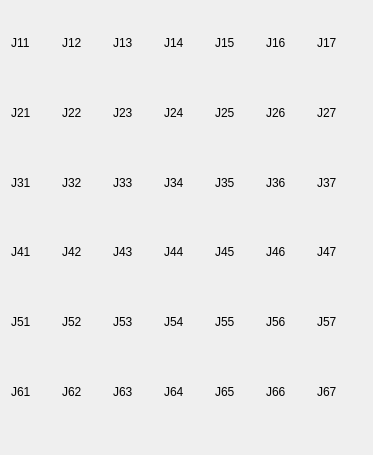
                   <widget class="QWidget" name="scrollAreaWidgetContents">
                    <property name="geometry">
                     <rect>
                      <x>0</x>
                      <y>0</y>
                      <width>373</width>
                      <height>455</height>
                     </rect>
                    </property>
                    <layout class="QGridLayout" name="gridLayout_18">
                     <item row="0" column="0">
                      <layout class="QGridLayout" name="gridLayout_7">
                       <item row="1" column="4">
                        <widget class="QLabel" name="J25">
                         <property name="text">
                          <string>J25</string>
                         </property>
                        </widget>
                       </item>
                       <item row="3" column="5">
                        <widget class="QLabel" name="J46">
                         <property name="text">
                          <string>J46</string>
                         </property>
                        </widget>
                       </item>
                       <item row="1" column="5">
                        <widget class="QLabel" name="J26">
                         <property name="text">
                          <string>J26</string>
                         </property>
                        </widget>
                       </item>
                       <item row="4" column="5">
                        <widget class="QLabel" name="J56">
                         <property name="text">
                          <string>J56</string>
                         </property>
                        </widget>
                       </item>
                       <item row="0" column="0">
                        <widget class="QLabel" name="J11">
                         <property name="text">
                          <string>J11</string>
                         </property>
                        </widget>
                       </item>
                       <item row="5" column="5">
                        <widget class="QLabel" name="J66">
                         <property name="text">
                          <string>J66</string>
                         </property>
                        </widget>
                       </item>
                       <item row="4" column="3">
                        <widget class="QLabel" name="J54">
                         <property name="text">
                          <string>J54</string>
                         </property>
                        </widget>
                       </item>
                       <item row="3" column="6">
                        <widget class="QLabel" name="J47">
                         <property name="text">
                          <string>J47</string>
                         </property>
                        </widget>
                       </item>
                       <item row="3" column="4">
                        <widget class="QLabel" name="J45">
                         <property name="text">
                          <string>J45</string>
                         </property>
                        </widget>
                       </item>
                       <item row="5" column="4">
                        <widget class="QLabel" name="J65">
                         <property name="text">
                          <string>J65</string>
                         </property>
                        </widget>
                       </item>
                       <item row="4" column="4">
                        <widget class="QLabel" name="J55">
                         <property name="text">
                          <string>J55</string>
                         </property>
                        </widget>
                       </item>
                       <item row="5" column="0">
                        <widget class="QLabel" name="J61">
                         <property name="text">
                          <string>J61</string>
                         </property>
                        </widget>
                       </item>
                       <item row="5" column="6">
                        <widget class="QLabel" name="J67">
                         <property name="text">
                          <string>J67</string>
                         </property>
                        </widget>
                       </item>
                       <item row="4" column="6">
                        <widget class="QLabel" name="J57">
                         <property name="text">
                          <string>J57</string>
                         </property>
                        </widget>
                       </item>
                       <item row="2" column="6">
                        <widget class="QLabel" name="J37">
                         <property name="text">
                          <string>J37</string>
                         </property>
                        </widget>
                       </item>
                       <item row="1" column="6">
                        <widget class="QLabel" name="J27">
                         <property name="text">
                          <string>J27</string>
                         </property>
                        </widget>
                       </item>
                       <item row="0" column="6">
                        <widget class="QLabel" name="J17">
                         <property name="text">
                          <string>J17</string>
                         </property>
                        </widget>
                       </item>
                       <item row="0" column="5">
                        <widget class="QLabel" name="J16">
                         <property name="text">
                          <string>J16</string>
                         </property>
                        </widget>
                       </item>
                       <item row="0" column="4">
                        <widget class="QLabel" name="J15">
                         <property name="text">
                          <string>J15</string>
                         </property>
                        </widget>
                       </item>
                       <item row="0" column="3">
                        <widget class="QLabel" name="J14">
                         <property name="text">
                          <string>J14</string>
                         </property>
                        </widget>
                       </item>
                       <item row="0" column="2">
                        <widget class="QLabel" name="J13">
                         <property name="text">
                          <string>J13</string>
                         </property>
                        </widget>
                       </item>
                       <item row="0" column="1">
                        <widget class="QLabel" name="J12">
                         <property name="text">
                          <string>J12</string>
                         </property>
                        </widget>
                       </item>
                       <item row="3" column="0">
                        <widget class="QLabel" name="J41">
                         <property name="text">
                          <string>J41</string>
                         </property>
                        </widget>
                       </item>
                       <item row="2" column="0">
                        <widget class="QLabel" name="J31">
                         <property name="text">
                          <string>J31</string>
                         </property>
                        </widget>
                       </item>
                       <item row="3" column="1">
                        <widget class="QLabel" name="J42">
                         <property name="text">
                          <string>J42</string>
                         </property>
                        </widget>
                       </item>
                       <item row="2" column="1">
                        <widget class="QLabel" name="J32">
                         <property name="text">
                          <string>J32</string>
                         </property>
                        </widget>
                       </item>
                       <item row="4" column="1">
                        <widget class="QLabel" name="J52">
                         <property name="text">
                          <string>J52</string>
                         </property>
                        </widget>
                       </item>
                       <item row="5" column="1">
                        <widget class="QLabel" name="J62">
                         <property name="text">
                          <string>J62</string>
                         </property>
                        </widget>
                       </item>
                       <item row="5" column="2">
                        <widget class="QLabel" name="J63">
                         <property name="text">
                          <string>J63</string>
                         </property>
                        </widget>
                       </item>
                       <item row="4" column="2">
                        <widget class="QLabel" name="J53">
                         <property name="text">
                          <string>J53</string>
                         </property>
                        </widget>
                       </item>
                       <item row="3" column="2">
                        <widget class="QLabel" name="J43">
                         <property name="text">
                          <string>J43</string>
                         </property>
                        </widget>
                       </item>
                       <item row="2" column="5">
                        <widget class="QLabel" name="J36">
                         <property name="text">
                          <string>J36</string>
                         </property>
                        </widget>
                       </item>
                       <item row="1" column="1">
                        <widget class="QLabel" name="J22">
                         <property name="text">
                          <string>J22</string>
                         </property>
                        </widget>
                       </item>
                       <item row="4" column="0">
                        <widget class="QLabel" name="J51">
                         <property name="text">
                          <string>J51</string>
                         </property>
                        </widget>
                       </item>
                       <item row="2" column="4">
                        <widget class="QLabel" name="J35">
                         <property name="text">
                          <string>J35</string>
                         </property>
                        </widget>
                       </item>
                       <item row="2" column="2">
                        <widget class="QLabel" name="J33">
                         <property name="text">
                          <string>J33</string>
                         </property>
                        </widget>
                       </item>
                       <item row="1" column="2">
                        <widget class="QLabel" name="J23">
                         <property name="text">
                          <string>J23</string>
                         </property>
                        </widget>
                       </item>
                       <item row="1" column="3">
                        <widget class="QLabel" name="J24">
                         <property name="text">
                          <string>J24</string>
                         </property>
                        </widget>
                       </item>
                       <item row="3" column="3">
                        <widget class="QLabel" name="J44">
                         <property name="text">
                          <string>J44</string>
                         </property>
                        </widget>
                       </item>
                       <item row="2" column="3">
                        <widget class="QLabel" name="J34">
                         <property name="text">
                          <string>J34</string>
                         </property>
                        </widget>
                       </item>
                       <item row="5" column="3">
                        <widget class="QLabel" name="J64">
                         <property name="text">
                          <string>J64</string>
                         </property>
                        </widget>
                       </item>
                       <item row="1" column="0">
                        <widget class="QLabel" name="J21">
                         <property name="text">
                          <string>J21</string>
                         </property>
                        </widget>
                       </item>
                      </layout>
                     </item>
                     <item row="1" column="0">
                      <spacer name="horizontalSpacer_3">
                       <property name="orientation">
                        <enum>Qt::Horizontal</enum>
                       </property>
                       <property name="sizeHint" stdset="0">
                        <size>
                         <width>40</width>
                         <height>20</height>
                        </size>
                       </property>
                      </spacer>
                     </item>
                    </layout>
                   </widget>
